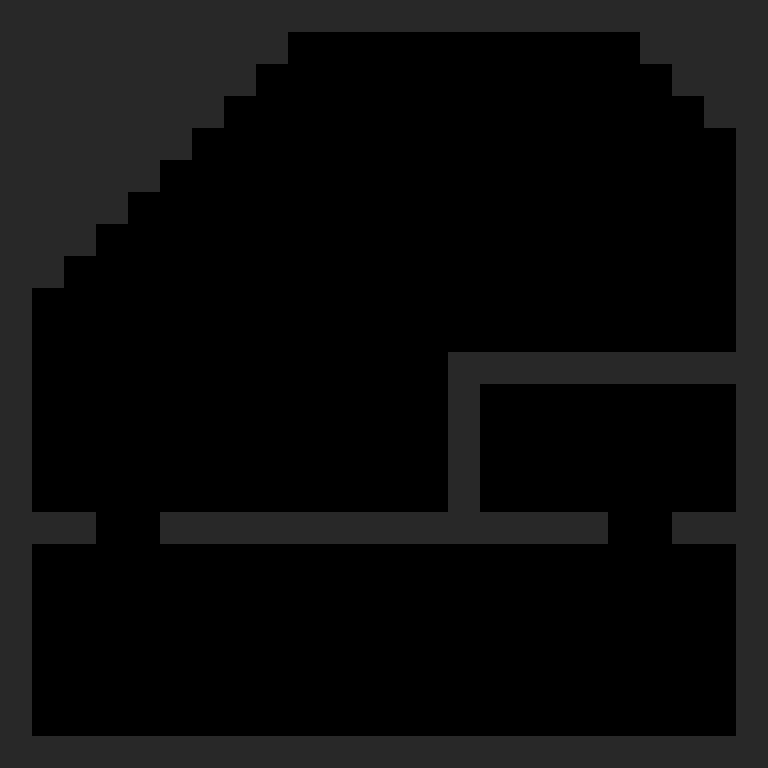

A 2D game scene composited from a Tiled map and its tileset images. What follows is a short description and the map's XML, with every tile layer's data as written:
An orthogonal 24x24 tile map with 32x32 px tiles, 1 tile layer (Tile Layer 1).

<map version="1.0" orientation="orthogonal" width="24" height="24" tilewidth="32" tileheight="32">
 <tileset firstgid="1" name="Default" tilewidth="32" tileheight="32">
  <image source="../Tilesets/Resources/DefaultTileset.png" width="128" height="32" />
 </tileset>
 <layer name="Tile Layer 1" width="24" height="24">
  <data encoding="csv">
1,1,1,1,1,1,1,1,1,1,1,1,1,1,1,1,1,1,1,1,1,1,1,1,
1,1,1,1,1,1,1,1,1,0,0,0,0,0,0,0,0,0,0,0,1,1,1,1,
1,1,1,1,1,1,1,1,0,0,0,0,0,0,0,0,0,0,0,0,0,1,1,1,
1,1,1,1,1,1,1,0,0,0,0,0,0,0,0,0,0,0,0,0,0,0,1,1,
1,1,1,1,1,1,0,0,0,0,0,0,0,0,0,0,0,0,0,0,0,0,0,1,
1,1,1,1,1,0,0,0,0,0,0,0,0,0,0,0,0,0,0,0,0,0,0,1,
1,1,1,1,0,0,0,0,0,0,0,0,0,0,0,0,0,0,0,0,0,0,0,1,
1,1,1,0,0,0,0,0,0,0,0,0,0,0,0,0,0,0,0,0,0,0,0,1,
1,1,0,0,0,0,0,0,0,0,0,0,0,0,0,0,0,0,0,0,0,0,0,1,
1,0,0,0,0,0,0,0,0,0,0,0,0,0,0,0,0,0,0,0,0,0,0,1,
1,0,0,0,0,0,0,0,0,0,0,0,0,0,0,0,0,0,0,0,0,0,0,1,
1,0,0,0,0,0,0,0,0,0,0,0,0,0,1,1,1,1,1,1,1,1,1,1,
1,0,0,0,0,0,0,0,0,0,0,0,0,0,1,0,0,0,0,0,0,0,0,1,
1,0,0,0,0,0,0,0,0,0,0,0,0,0,1,0,0,0,0,0,0,0,0,1,
1,0,0,0,0,0,0,0,0,0,0,0,0,0,1,0,0,0,0,0,0,0,0,1,
1,0,0,0,0,0,0,0,0,0,0,0,0,0,1,0,0,0,0,0,0,0,0,1,
1,1,1,0,0,1,1,1,1,1,1,1,1,1,1,1,1,1,1,0,0,1,1,1,
1,0,0,0,0,0,0,0,0,0,0,0,0,0,0,0,0,0,0,0,0,0,0,1,
1,0,0,0,0,0,0,0,0,0,0,0,0,0,0,0,0,0,0,0,0,0,0,1,
1,0,0,0,0,0,0,0,0,0,0,0,0,0,0,0,0,0,0,0,0,0,0,1,
1,0,0,0,0,0,0,0,0,0,0,0,0,0,0,0,0,0,0,0,0,0,0,1,
1,0,0,0,0,0,0,0,0,0,0,0,0,0,0,0,0,0,0,0,0,0,0,1,
1,0,0,0,0,0,0,0,0,0,0,0,0,0,0,0,0,0,0,0,0,0,0,1,
1,1,1,1,1,1,1,1,1,1,1,1,1,1,1,1,1,1,1,1,1,1,1,1
</data>
 </layer>
</map>